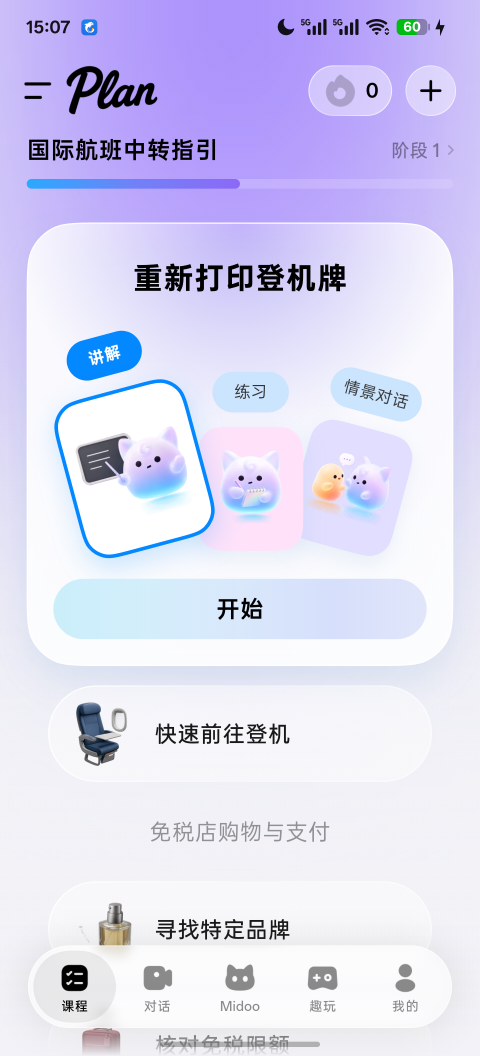
#> input picture research/midoo-ui/screens/00_home.png, 1440 x 3168 px (shown at 1/3 size)
$ python -i analyze_palette.py   (imports and definitions only)
#> lines starting #> are read from the running program, lines starting #| are printed output that depends on the picture
"""
Copyright (C), 2019-2029, OPLUS Mobile Comm Corp., Ltd
File: analyze_palette.py
Description: Cluster dominant colors from captured screenshots → palette.json
Author: limao2@Apps.Gallery
Date: 2026/11/16
"""

from __future__ import annotations

import argparse
import json
from collections import Counter
from pathlib import Path

from PIL import Image


def quant(c: tuple[int, int, int], step: int = 12) -> tuple[int, int, int]:
    return tuple((x // step) * step for x in c)  # type: ignore[return-value]


def is_near_white(c: tuple[int, int, int]) -> bool:
    return sum(c) >= 720


def is_near_black(c: tuple[int, int, int]) -> bool:
    return sum(c) <= 60


def sample_screen(path: Path) -> list[tuple[tuple[int, int, int], int]]:
    img = Image.open(path).convert("RGB")
    w, h = img.size
#> w = 1440; h = 3168
    crop = img.crop((int(w * 0.06), int(h * 0.08), int(w * 0.94), int(h * 0.9)))
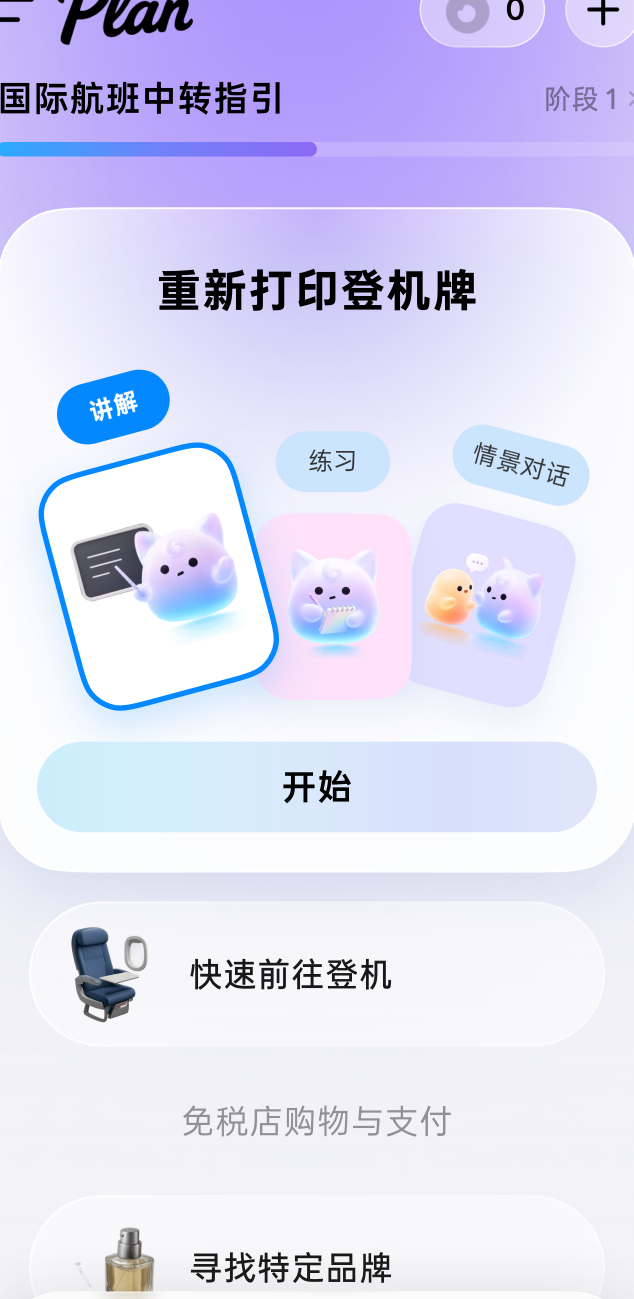
#> crop: PIL image 1267x2598 RGB (shown at 1/2 size); mean R, G, B 218.3, 218.1, 242.2
    small = crop.resize((100, 180), Image.Resampling.LANCZOS)
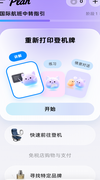
#> small: PIL image 100x180 RGB; mean R, G, B 218.2, 218.1, 242.1
    cnt: Counter[tuple[int, int, int]] = Counter()
    for p in small.getdata():
        q = quant(p)
        if is_near_black(q):
            continue
        cnt[q] += 1
#> this loop made 18000 passes
#> (p, q) on passes 1 to 3: ((156, 145, 198), (156, 144, 192)), ((156, 144, 198), (156, 144, 192)), ((155, 143, 198), (144, 132, 192))
#> after the loop, cnt = 430 items
    return cnt.most_common(12)


def hex_of(c: tuple[int, int, int]) -> str:
    return f"#{c[0]:02x}{c[1]:02x}{c[2]:02x}"


# [64 lines left out: functions guess_roles, main, not called in this run]


# [2 lines not run here, left out]

>>> result = sample_screen('../../../../../research/midoo-ui/screens/00_home.png')
#> result = 12 items

$ run again, on research/midoo-ui/screens/120_tab_对话.png
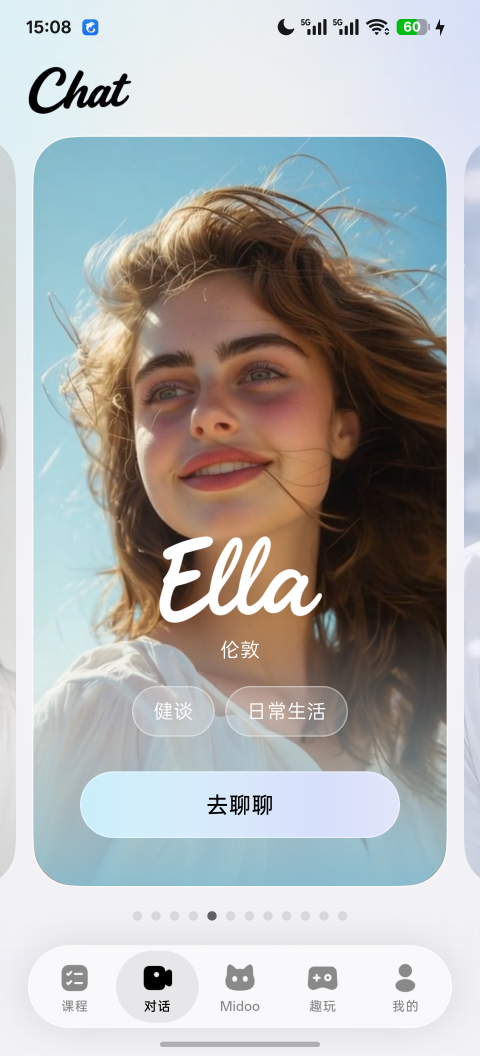
#> input picture research/midoo-ui/screens/120_tab_对话.png, 1440 x 3168 px (shown at 1/3 size)
#> in sample_screen, `crop = img.crop((int(w * 0.06), int(h * 0.08), int(w * 0.94), int(h * ..`:
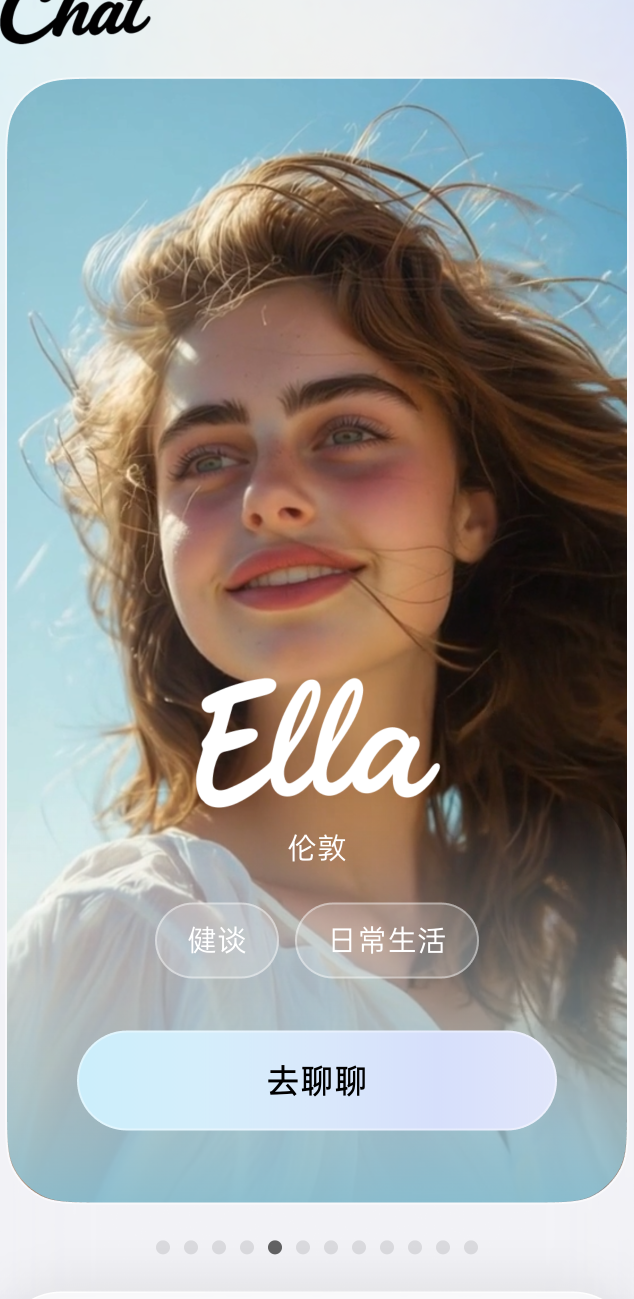
#> crop: PIL image 1267x2598 RGB (shown at 1/2 size); mean R, G, B 155.2, 155.2, 152.5
#> in sample_screen, `small = crop.resize((100, 180), Image.Resampling.LANCZOS)`:
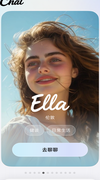
#> small: PIL image 100x180 RGB; mean R, G, B 155.1, 155.1, 152.4
#> the loop in sample_screen, `for p in small.getdata():` made 18000 passes
#> (p, q) on passes 1 to 3: ((160, 173, 176), (156, 168, 168)), ((2, 3, 3), (0, 0, 0)), ((54, 58, 59), (48, 48, 48))
#> after the loop in sample_screen, `for p in small.getdata():`: cnt = 530 items
#> result = 12 items
